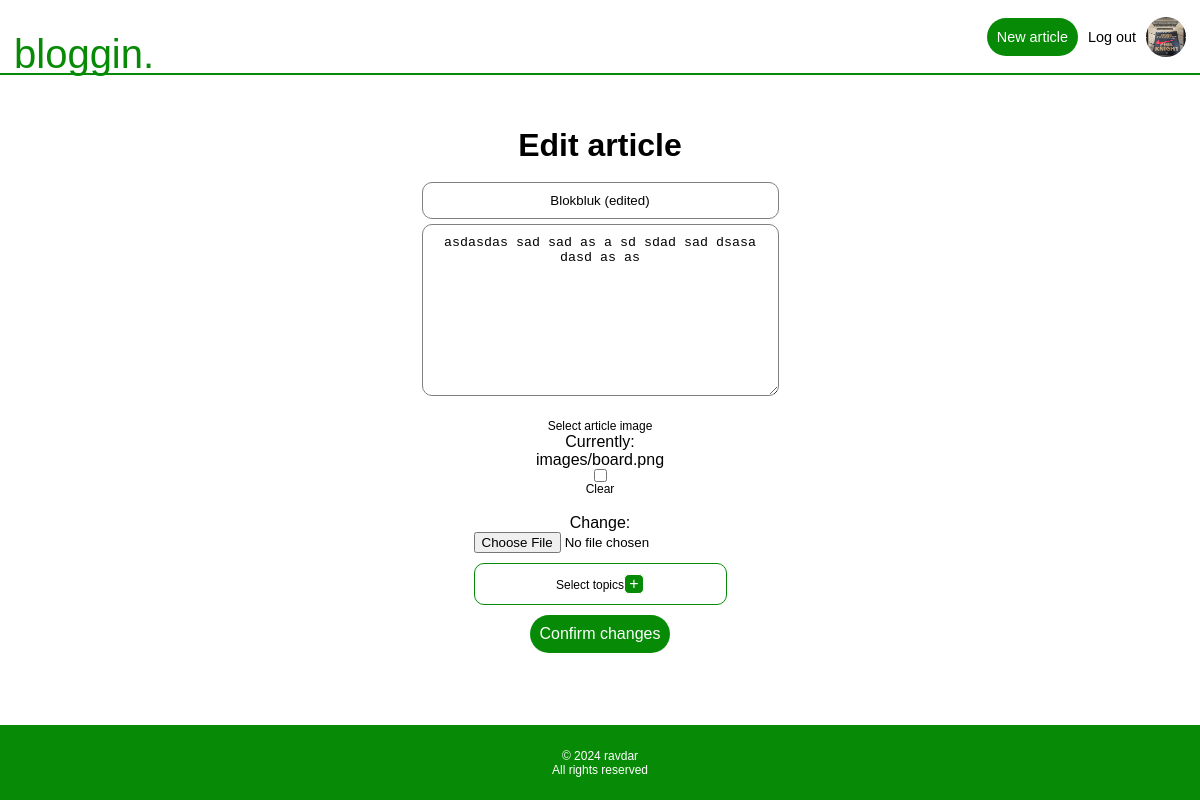
Page /edit/blokbluk-edited/ (signed in) on the committed database.
### users/models.py (models this page shows, shortened)
class Profile(models.Model):
    user = models.OneToOneField(User, on_delete=models.CASCADE)
    profile_picture = models.ImageField(null=True, blank=True, default="images/default_pp.jpg", upload_to="images/")

### mainapp/models.py (models this page shows, shortened)
class Article(models.Model):
    owner = models.ForeignKey(User, on_delete=models.CASCADE)
    title = models.CharField(max_length=200)
    body = RichTextField(blank=True, null=True)
    publication_date = models.DateField()
    last_edit_date = models.DateField(null=True, blank=True)
    image = models.ImageField(null=True, blank=True, upload_to="images/")
    url = models.CharField(max_length=200, default='doesnotwork')
    upvotes = models.IntegerField(default=0)
    downvotes = models.IntegerField(default=0)
    total_votes = models.IntegerField(default=0)
    topics = models.ManyToManyField(Topic, blank=True)
    model_name = "article"

### mainapp/views.py (the view)
# urls.py: path("edit/<str:article_url>/", views.edit_article_view, name="edit_article_view"),
@login_required
def edit_article_view(request, article_url):
    article = get_object_or_404(Article, url=article_url)
    if article.owner != request.user:
        raise Http404
    if request.method =="POST":
        form = NewArticle(request.POST, request.FILES, instance=article)
        if form.is_valid():
            article = form.save(commit=False)
            article.last_edit_date = timezone.now()
            article = form.save()
            return HttpResponseRedirect(reverse("mainapp:read_article_view", args=(article.url,)))
    else:
        form = NewArticle(instance=article)
    return render(request, "mainapp/edit_article_view.html", {"form": form})

### mainapp/forms.py
class NewArticle(forms.ModelForm):
    topics = forms.ModelMultipleChoiceField(queryset=Topic.objects.all(), widget=forms.CheckboxSelectMultiple)
    class Meta:
        model = Article
        fields = ["title", "body","image", "topics"]

### mainapp/models.py (called while the page is built)
    def __str__(self):
        return self.name

### mainapp/templates/mainapp/edit_article_view.html
{% extends "mainapp/new_article.html" %}
{% load widget_tweaks %}
{% block header %}
<h1>Edit article</h1>
{% endblock header %}
{% block formbutton %}
<button type="submit">Confirm changes</button>
{% endblock formbutton %}

### mainapp/templates/mainapp/new_article.html (shortened to what this page needs)
{% extends "mainapp/main.html" %}
{% load widget_tweaks %}
{% block content %}
<main class="margin-top-main center">
    {% block header %}{% endblock header %}
    <form method="post" enctype="multipart/form-data">
        {{form.title|add_class:"new-article-inputs"|attr:"placeholder:Title"}}
        {{form.body|add_class:"new-article-inputs"}}
        <div class="image-and-topics-container">
            <label for="{{ form.image.id }}">Select article image</label>
            {{form.image}}
            <div class="select-topics"><label for="{{ form.topics.id }}">Select topics</label><button id="show-topics"
                    class="topics-button" type="button">+</button>
            </div>
        </div>
        {% block formbutton %}{% endblock formbutton %}
    </form>
</main>
{% endblock content %}

### mainapp/templates/mainapp/main.html (shortened to what this page needs)
{% load static %}
<!DOCTYPE html>
<html lang="en">
<head>
    <link rel="stylesheet" type="text/css" href="{% static 'styles.css' %}">
</head>
<body>
    <header class="center">
        <div class="header-content">
            <a href="{% url 'mainapp:main_view' %}" class="logotype">bloggin.</a>
            <div class="header-buttons">
                {% if request.user.is_authenticated %}
                <button><a class="button-a" href="{% url 'mainapp:new_article_view' %}">New article</a></button>
                <a href="{% url 'users:logout' %}">Log out</a>
                <a href="{% url 'mainapp:user_profile' user.username %}"><img class="profile-picture-radius" width="30"
                        height="30" loading="lazy" alt="Profile picture"
                        src="{{ user.profile.profile_picture.url }}"></a>
                {% else %}
                <a href="{% url 'users:login' %}">Login</a>
                <button><a class="button-a" href="{% url 'users:register_view' %}">Register</a></button>
                {% endif %}
            </div>
        </div>
    </header>
    {% block content %}{% endblock content %}
    <footer class="center">
        &copy 2024 ravdar
        <br>
        All rights reserved
    </footer>
</body>
</html>

### mainapp/static/styles.css (style rules this page uses)
:root { --MAIN-GREEN: rgb(7, 139, 7); --LIGHT-GREEN: rgb(9, 164, 9); --MAIN-FONT: sans-serif; --PAGE-WIDTH: 1192px; --PP-RADIUS: 50% }
* { margin: 0; padding: 0; box-sizing: border-box; }
img { display: block; max-width: 100%; }
html { scroll-behavior: smooth; }
body { color: black; font-family: var(--MAIN-FONT); min-height: 100vh; display: flex; flex-direction: column; align-items: center; }
a { text-decoration: none; color: black; transition: border-color 0.1s ease; }
button { border-radius: 99em; padding: 10px; font-size: 1rem; background-color: transparent; }
.button-a { color: white; }
header { border-bottom: 2px solid var(--MAIN-GREEN); position: fixed; width: 100%; min-height: 50px; background-color: white; z-index: 1; }
header a { font-size: 0.9em; }
header button { background-color: var(--MAIN-GREEN); border: none; color: white; }
.center { display: flex; justify-content: center; align-items: center; text-align: center; }
main { width: 100%; max-width: var(--PAGE-WIDTH); padding-top: 60px; }
.header-content { display: flex; justify-content: end; max-width: var(--PAGE-WIDTH); align-items: end; height: 100%; width: 100%; position: relative; }
.header-content div { height: 100%; display: flex; align-items: center; gap: 8px; margin-right: 10px; }
.profile-picture-radius { border-radius: var(--PP-RADIUS); }
.logotype { font-size: 2rem; color: var(--MAIN-GREEN); margin: 0 0 -2px 10px; font-family: var(--MAIN-FONT); position: absolute; left: 0; bottom: -5px; }
.trending-button, .topics-button { border-radius: 5px; min-height: 20px; width: 20px; padding: 0; border: 1px solid white; color: white; }
footer { background-color: var(--MAIN-GREEN); min-height: 75px; min-width: 100%; color: white; font-size: 0.75em; margin-top: 50px; }
form { display: flex; flex-direction: column; align-items: center; }
form button { background-color: var(--MAIN-GREEN); width: fit-content; border: none; color: white; }
.margin-top-main { flex-direction: column; flex: 1; margin-top: 60px; }
.new-article-inputs { text-align: center; border: 1px solid gray; border-radius: 10px; padding: 10px; margin-bottom: 5px; width: 100%; }
.image-and-topics-container { display: grid; }
label { font-size: 0.75em; }
.select-topics { border: 1px solid var(--MAIN-GREEN); border-radius: 10px; padding: 10px; margin: 10px 0; }
@media screen and (min-width:1192px) { header { min-height: 75px; } }
@media screen and (min-width:1192px) { main { padding-top: 95px; } }
@media screen and (min-width:1192px) { .logotype { font-size: 2.5rem; bottom: -18px; } }
@media screen and (min-width:1192px) { .header-content div { gap: 10px; } }
@media screen and (min-width:1192px) { .header-content img { height: 40px; width: 40px; } }
@media screen and (min-width:1192px) { .margin-top-main { margin-top: 10px; } }

### rows in the picture
Article: title "Blokbluk (edited)", body "asdasdas sad sad as a sd sdad sad dsasa dasd as as"
